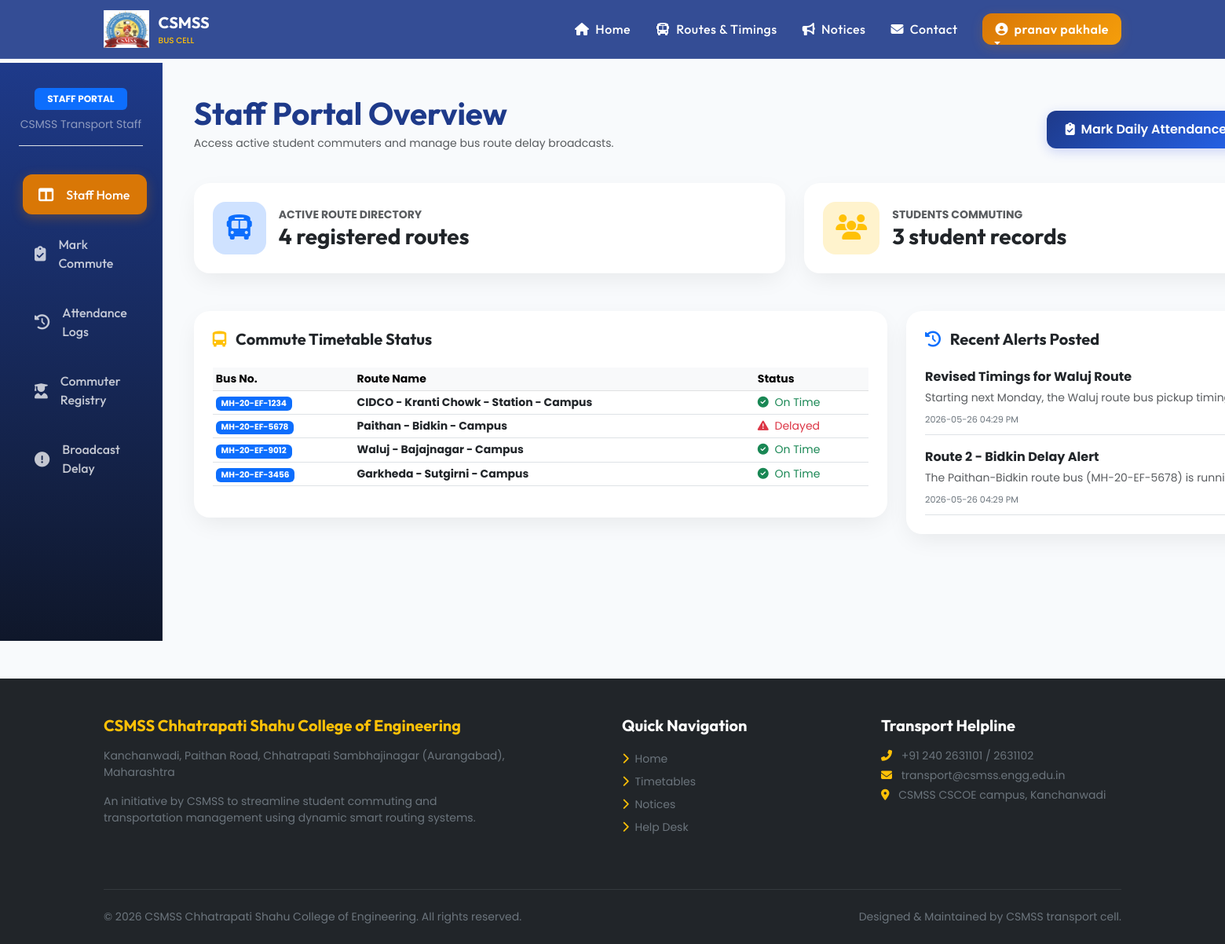
The app's page /staff (signed in) with its own data.
### models.py (models this page shows, shortened)
class User(db.Model, UserMixin):
    id = db.Column(db.Integer, primary_key=True)
    name = db.Column(db.String(100), nullable=False)
    email = db.Column(db.String(120), unique=True, nullable=False)
    password_hash = db.Column(db.String(256), nullable=False)
    role = db.Column(db.String(20), nullable=False)  # 'admin', 'staff', 'student'
    phone = db.Column(db.String(15), nullable=True)
    created_at = db.Column(db.DateTime, default=datetime.utcnow)

class BusRoute(db.Model):
    id = db.Column(db.Integer, primary_key=True)
    route_name = db.Column(db.String(200), nullable=False)  # e.g., 'Chhatrapati Sambhajinagar - Paithan - Kanchanwadi'
    bus_number = db.Column(db.String(50), nullable=False)
    via_points = db.Column(db.String(500), nullable=False)  # e.g., 'CIDCO, Kranti Chowk, Railway Station'
    pickup_time = db.Column(db.String(50), nullable=False)  # e.g., '07:30 AM'
    dropoff_time = db.Column(db.String(50), nullable=False)  # e.g., '05:30 PM'
    status = db.Column(db.String(50), default="On Time")  # 'On Time', 'Delayed', 'Cancelled'
    delay_reason = db.Column(db.String(200), nullable=True)

class NewsNotice(db.Model):
    id = db.Column(db.Integer, primary_key=True)
    title = db.Column(db.String(200), nullable=False)
    body = db.Column(db.Text, nullable=False)
    created_at = db.Column(db.DateTime, default=datetime.utcnow)
    bus_route_id = db.Column(db.Integer, db.ForeignKey('bus_route.id'), nullable=True)
    author_id = db.Column(db.Integer, db.ForeignKey('user.id'), nullable=False)
    route = db.relationship('BusRoute', backref=db.backref('notices', lazy=True))
    author = db.relationship('User', foreign_keys=[author_id])

### app.py (the view)
@app.route('/staff')
@login_required
@role_required('staff')
def staff_dashboard():
    total_routes = BusRoute.query.count()
    student_count = User.query.filter_by(role='student').count()
    recent_notices = NewsNotice.query.filter_by(author_id=current_user.id).order_by(NewsNotice.created_at.desc()).limit(5).all()
    active_routes = BusRoute.query.all()
    return render_template('staff/dashboard.html',
                           total_routes=total_routes,
                           student_count=student_count,
                           recent_notices=recent_notices,
                           active_routes=active_routes)

### templates/staff/dashboard.html (shortened to what this page needs)
{% extends "base.html" %}
{% block content %}
<div class="dashboard-container">
    <div class="sidebar-glass no-print">
        <div class="text-center mb-4 pb-3 border-bottom">
            <span class="badge bg-primary text-white px-3 py-2 text-uppercase fw-bold">Staff Portal</span>
            <p class="small text-white-50 mt-2 mb-0">CSMSS Transport Staff</p>
        </div>
        <a href="{{ url_for('staff_dashboard') }}" class="sidebar-link active"><i class="fas fa-columns"></i> Staff Home</a>
        <a href="{{ url_for('staff_attendance') }}" class="sidebar-link"><i class="fas fa-clipboard-check"></i> Mark Commute</a>
        <a href="{{ url_for('staff_attendance_log') }}" class="sidebar-link"><i class="fas fa-history"></i> Attendance Logs</a>
        <a href="{{ url_for('staff_students') }}" class="sidebar-link"><i class="fas fa-user-graduate"></i> Commuter Registry</a>
        <a href="{{ url_for('staff_notices') }}" class="sidebar-link"><i class="fas fa-exclamation-circle"></i> Broadcast Delay</a>
    </div>
    <div class="dashboard-content">
        <div class="d-flex justify-content-between align-items-center mb-4">
            <div>
                <h1 class="fw-bold mb-1" style="font-family:'Outfit';">Staff Portal Overview</h1>
                <p class="text-muted small">Access active student commuters and manage bus route delay broadcasts.</p>
            </div>
            <div class="d-flex gap-2">
                <a href="{{ url_for('staff_attendance') }}" class="btn btn-csmss-primary"><i class="fas fa-clipboard-check me-1"></i> Mark Daily Attendance</a>
            </div>
        </div>
        <div class="row g-4 mb-5">
            <div class="col-md-6">
                <div class="card card-premium p-4 border-0 h-100">
                    <div class="d-flex align-items-center gap-3">
                        <div class="bg-primary-subtle text-primary p-3 rounded-4">
                            <i class="fas fa-bus fa-2x"></i>
                        </div>
                        <div>
                            <span class="text-muted small fw-bold d-block">ACTIVE ROUTE DIRECTORY</span>
                            <h3 class="fw-bold mb-0 text-dark">{{ total_routes }} registered routes</h3>
                        </div>
                    </div>
                </div>
            </div>
            <div class="col-md-6">
                <div class="card card-premium p-4 border-0 h-100">
                    <div class="d-flex align-items-center gap-3">
                        <div class="bg-warning-subtle text-warning p-3 rounded-4">
                            <i class="fas fa-users fa-2x"></i>
                        </div>
                        <div>
                            <span class="text-muted small fw-bold d-block">STUDENTS COMMUTING</span>
                            <h3 class="fw-bold mb-0 text-dark">{{ student_count }} student records</h3>
                        </div>
                    </div>
                </div>
            </div>
        </div>
        <div class="row g-4">
            <div class="col-md-7">
                <div class="card card-premium p-4 border-0">
                    <h5 class="fw-bold mb-4 text-dark"><i class="fas fa-bus-alt text-warning me-2"></i> Commute Timetable Status</h5>
                    <div class="table-responsive">
                        <table class="table table-sm small">
                            <thead>
                                <tr class="table-light">
                                    <th>Bus No.</th>
                                    <th>Route Name</th>
                                    <th>Status</th>
                                </tr>
                            </thead>
                            <tbody>
                                {% if active_routes %}
                                    {% for r in active_routes %}
                                    <tr>
                                        <td><span class="badge bg-primary">{{ r.bus_number }}</span></td>
                                        <td><strong>{{ r.route_name }}</strong></td>
                                        <td>
                                            {% if r.status == 'On Time' %}
                                                <span class="text-success"><i class="fas fa-check-circle me-1"></i> On Time</span>
                                            {% else %}
                                                <span class="text-danger"><i class="fas fa-exclamation-triangle me-1"></i> {{ r.status }}</span>
                                            {% endif %}
                                        </td>
                                    </tr>
                                    {% endfor %}
                                {% else %}
                                    <tr>
                                        <td colspan="3" class="text-center text-muted">No bus routes configured.</td>
                                    </tr>
                                {% endif %}
                            </tbody>
                        </table>
                    </div>
                </div>
            </div>
            <div class="col-md-5">
                <div class="card card-premium p-4 border-0 h-100">
                    <h5 class="fw-bold mb-4 text-dark"><i class="fas fa-history text-primary me-2"></i> Recent Alerts Posted</h5>
                    {% if recent_notices %}
                        <div class="d-flex flex-column gap-3">
                            {% for notice in recent_notices %}
                            <div class="border-bottom pb-2">
                                <strong class="text-dark d-block fs-6 mb-1">{{ notice.title }}</strong>
                                <p class="text-muted small mb-1 text-truncate">{{ notice.body }}</p>
                                <small class="text-secondary" style="font-size:0.7rem;">{{ notice.created_at.strftime('%Y-%m-%d %I:%M %p') }}</small>
                            </div>
                            {% endfor %}
                        </div>
                    {% else %}
                        <div class="text-center py-4 text-muted">
                            <p class="small mb-0">You haven't posted any notices yet.</p>
                        </div>
                    {% endif %}
                </div>
            </div>
        </div>
    </div>
</div>
{% endblock %}

### templates/base.html (shortened to what this page needs)
<!DOCTYPE html>
<html lang="en">
<head>
    <link href="https://cdnjs.cloudflare.com/ajax/libs/font-awesome/6.4.0/css/all.min.css" rel="stylesheet">
    <link href="https://cdn.jsdelivr.net/npm/bootstrap@5.3.0/dist/css/bootstrap.min.css" rel="stylesheet">
    <link rel="stylesheet" href="{{ url_for('static', filename='css/style.css') }}">
</head>
<body>
    <nav class="navbar navbar-expand-lg navbar-dark navbar-glass fixed-top no-print">
        <div class="container">
            <a class="navbar-brand d-flex align-items-center" href="{{ url_for('home') }}">
                <img src="{{ url_for('static', filename='images/logo.png') }}" alt="CSMSS Logo">
                <div>
                    <span class="d-block fw-bold fs-5 text-white" style="font-family: 'Outfit';">CSMSS</span>
                    <span class="d-block text-warning" style="font-size: 0.65rem; font-weight: 500;">BUS CELL</span>
                </div>
            </a>
            <div class="collapse navbar-collapse" id="mainNavbar">
                <ul class="navbar-nav ms-auto mb-2 mb-lg-0 align-items-center">
                    <li class="nav-item">
                        <a class="nav-link text-white" href="{{ url_for('home') }}"><i class="fas fa-home me-1"></i> Home</a>
                    </li>
                    <li class="nav-item">
                        <a class="nav-link text-white" href="{{ url_for('schedules') }}"><i class="fas fa-bus me-1"></i> Routes & Timings</a>
                    </li>
                    <li class="nav-item">
                        <a class="nav-link text-white" href="{{ url_for('notices_list') }}"><i class="fas fa-bullhorn me-1"></i> Notices</a>
                    </li>
                    <li class="nav-item">
                        <a class="nav-link text-white" href="{{ url_for('contact') }}"><i class="fas fa-envelope me-1"></i> Contact</a>
                    </li>
                    {% if current_user.is_authenticated %}
                        <li class="nav-item dropdown ms-lg-3">
                            <a class="nav-link dropdown-toggle btn btn-csmss-secondary text-white px-3" href="#" id="userDropdown" role="button" data-bs-toggle="dropdown">
                                <i class="fas fa-user-circle me-1"></i> {{ current_user.name }}
                            </a>
                        </li>
                    {% endif %}
                </ul>
            </div>
        </div>
    </nav>
    <div style="margin-top: 80px;">
        {% block content %}{% endblock %}
    </div>
    <footer class="bg-dark text-light pt-5 pb-4 mt-5 no-print" style="border-top: 5px solid var(--secondary-color);">
        <div class="container">
            <div class="row">
                <div class="col-md-5 mb-4">
                    <h5 class="text-warning fw-bold mb-3">{{ college_name }}</h5>
                    <p class="text-secondary small">{{ college_address }}</p>
                    <p class="small text-secondary mt-3">An initiative by CSMSS to streamline student commuting and transportation management using dynamic smart routing systems.</p>
                </div>
                <div class="col-md-3 mb-4 ms-auto">
                    <h5 class="text-white fw-bold mb-3">Quick Navigation</h5>
                    <ul class="list-unstyled">
                        <li><a href="{{ url_for('home') }}" class="text-secondary text-decoration-none small d-block py-1 hover-link"><i class="fas fa-chevron-right me-1 text-warning"></i> Home</a></li>
                        <li><a href="{{ url_for('schedules') }}" class="text-secondary text-decoration-none small d-block py-1 hover-link"><i class="fas fa-chevron-right me-1 text-warning"></i> Timetables</a></li>
                        <li><a href="{{ url_for('notices_list') }}" class="text-secondary text-decoration-none small d-block py-1 hover-link"><i class="fas fa-chevron-right me-1 text-warning"></i> Notices</a></li>
                        <li><a href="{{ url_for('contact') }}" class="text-secondary text-decoration-none small d-block py-1 hover-link"><i class="fas fa-chevron-right me-1 text-warning"></i> Help Desk</a></li>
                    </ul>
                </div>
                <div class="col-md-3 mb-4">
                    <h5 class="text-white fw-bold mb-3">Transport Helpline</h5>
                    <p class="small text-secondary mb-1"><i class="fas fa-phone-alt text-warning me-2"></i> +91 240 2631101 / 2631102</p>
                    <p class="small text-secondary mb-1"><i class="fas fa-envelope text-warning me-2"></i> transport@csmss.engg.edu.in</p>
                    <p class="small text-secondary mb-1"><i class="fas fa-map-marker-alt text-warning me-2"></i> CSMSS CSCOE campus, Kanchanwadi</p>
                </div>
            </div>
            <hr class="border-secondary mt-4 mb-4">
            <div class="row align-items-center">
                <div class="col-md-6">
                    <p class="small text-secondary mb-0">&copy; {{ current_year }} CSMSS Chhatrapati Shahu College of Engineering. All rights reserved.</p>
                </div>
                <div class="col-md-6 text-md-end">
                    <p class="small text-secondary mb-0">Designed & Maintained by CSMSS transport cell.</p>
                </div>
            </div>
        </div>
    </footer>
</body>
</html>

### records on screen
User: name "pranav pakhale"
BusRoute: bus_number "MH-20-EF-1234", route_name "CIDCO - Kranti Chowk - Station - Campus", status "On Time" (drawn)
BusRoute: bus_number "MH-20-EF-5678", route_name "Paithan - Bidkin - Campus", status "Delayed"
BusRoute: bus_number "MH-20-EF-9012", route_name "Waluj - Bajajnagar - Campus", status "On Time" (drawn)
BusRoute: bus_number "MH-20-EF-3456", route_name "Garkheda - Sutgirni - Campus", status "On Time" (drawn)
NewsNotice: title "Revised Timings for Waluj Route", body "Starting next Monday, the Waluj route bus pickup timing will be shifted 15 minutes…", created_at "2026-05-26 04:29 PM"
NewsNotice: title "Route 2 - Bidkin Delay Alert", body "The Paithan-Bidkin route bus (MH-20-EF-5678) is running late by approximately…", created_at "2026-05-26 04:29 PM"

### other values on screen
{{ total_routes }} "4"
{{ student_count }} "3"
{{ college_name }} "CSMSS Chhatrapati Shahu College of Engineering"
{{ college_address }} "Kanchanwadi, Paithan Road, Chhatrapati Sambhajinagar (Aurangabad), Maharashtra"
